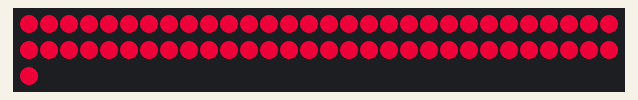
The program below on a simulated ESP32-S3. Parts: 61 RGB LEDs in strip order, left to right, continuing on the next row.

Above: at 0.01 s.
At 1.12 s:
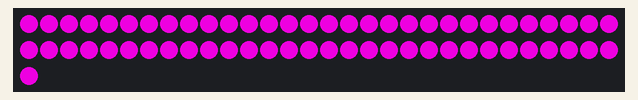
At 1.93 s:
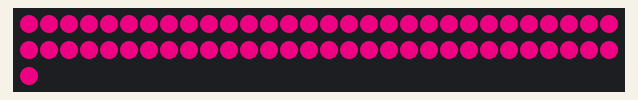

Measured:
- by itself, everything shown: repeats every 2.6 s, in 40 steps

The program:

main.cpp
```cpp
#include <Arduino.h>
#include <FastLED.h>

#define numberOfLEDs 61
#define controlPin 5

CRGB leds[numberOfLEDs];
bool up;
int blue;

void showLED(int *rgb) {
  for (int thisLED = 0; thisLED < numberOfLEDs; thisLED++) {
    leds[thisLED].r = rgb[0];
    leds[thisLED].g = rgb[1];
    leds[thisLED].b = rgb[2];
  }
  FastLED.show();
}

void setup() {
  FastLED.addLeds<WS2812B, controlPin, GRB>(leds, numberOfLEDs);
  FastLED.setBrightness(200);  // 光度を設定（最大255）
  Serial.begin(9600);
  up = true;
  blue = 50;
}

void loop() {
  if(up) {
    if (blue <= 240) {
      blue += 10;
    } else {
      up = false;
    }
  } else {
    if (blue > 50) {
      blue -= 10;
    } else {
      up = true;
    }
  }

  int rgb[3] = {255, 0, blue};
  showLED(rgb);
  delay(60);
}
```
